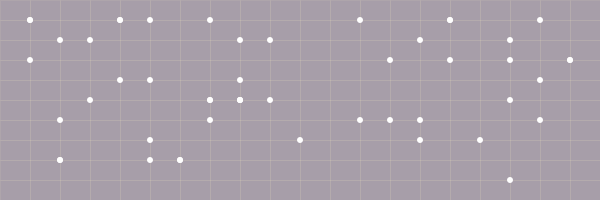
Frame 1 (no input)
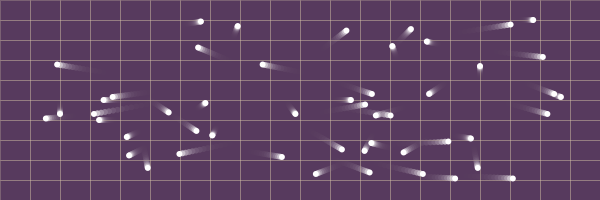
Frame 60 (the mouse pressed at the canvas centre just before this capture)
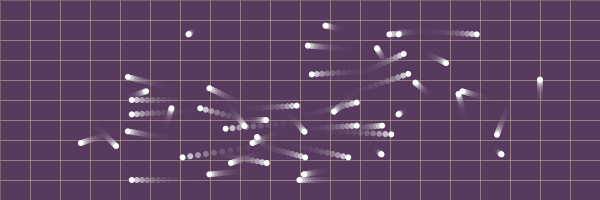
Frame 120 (the mouse held since frame 60 and released just before this capture)

The Processing sketch that drew these frames (run headless with seeded random() and noise(); from frame 60 on, the mouse is pressed at the canvas centre):

// Processing sketch: processing_155251
// ── processing_155251.pde

PVector [] start;
PVector [] end;

int xRes = 20;
int yRes = 10;
float rectWidth;
float rectHeight;

float m = 0;

void setup() {
  size(600, 200);
  smooth();

  rectWidth = float(width)/xRes;
  rectHeight = float(height)/yRes;

  start = new PVector [50];
  end = new PVector [50];

  setRandomPositions (start);
  setRandomPositions (end);

  frameRate (30);
}

void setRandomPositions (PVector [] p)
{
  int i = 0;
  while (i < p.length)
  {
    PVector pos = new PVector (rectWidth * iRandom (1, xRes), rectHeight * iRandom (1, yRes));
    p [i] = pos;
    i = i +1;
  }
}


void draw()
{
  fill (#57385c, 80);
  noStroke();
  rect (0, 0, width, height);

  // grid

  stroke (#ffedbc, 20);
  noFill();
  for (int i = 0; i < xRes; i++)
  {
    for (int j = 0; j < yRes; j++)
    {
      float x = i * rectWidth;
      float y = j * rectHeight;

      rect (x, y, rectWidth, rectHeight);
    }
  }

  // ellipse


  fill (#ffffff);
  noStroke();

  int i = 0;
  while (i < start.length)
  {

    PVector current = new PVector (lerp (start[i].x, end[i].x, sin (m)), lerp (start[i].y, end[i].y, sin (m)));



    ellipse (current.x, current.y, 6, 6);
    i = i+1;
  }

  // move

  m+= 0.02;

  // check if target reached & set new position

  if (m >= PI/2)
  {
    m = 0;
    arrayCopy (end, start);
    setRandomPositions (end);
  }
}

int iRandom (float minVal, float maxVal)
{
  float rVal = random (minVal, maxVal);
  int iVal = int (rVal);
  return iVal;
}
